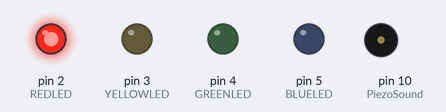
Simulated run of this sketch. Board: Arduino Uno, built with avr-gcc and run on an emulated ATmega328P. On the bench: output pins drawn as LEDs (lit = HIGH), buzzer (waves = sounding, pin HIGH). Random numbers use the default seed unless the sketch sets one; what the sketch prints to the serial monitor is not drawn. At 0.3 s the program stops and its outputs stay as they are.

Above: at 0.1 s.
Timing chart, 0 to 1.6 s (numbered marks = the images above):
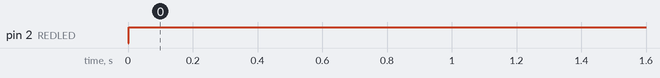

Measured:
- by itself, pin 2 (REDLED): LOW → HIGH at 0.00 s

The sketch:

Wild_West_C++.ino
```cpp
// (licence header left out)
/*
  [Name]: Arduino Wild West Game
  [About]: The code required to run the Wild West game. Please ensure the pins are in the correct place
  [Date]:
    -12/12/22
  [Logs]:
*/
//Libnaries
#include <IRremote.h>
#include <Wire.h>

//LED Needed - We place this as constant as it doesnt need to be changed
const int REDLED = 2;
const int YELLOWLED = 3;
const int GREENLED = 4;
const int BLUELED = 5;
const int TotalLEDHeld = 4; //Change this if you add more or less LED;

//IR Items
const int IRSEN1 = 6;
const int IRSEN2 = 7;
const int IRSEN3 = 8;
const int IRSEN4 = 9;
IRrecv REC1(IRSEN1);
IRrecv REC2(IRSEN2);
IRrecv REC3(IRSEN3);
IRrecv REC4(IRSEN4);
decode_results Results;

//Sounds
const int PiezoSound = 10;

//GameFunctions
int Target = 0;
bool Tracking = false;
bool Debug = false;
bool IsReload = false;
int Rounds = 0;
bool GameOver = false;

//Insight
char Title = "";
char Message = "";

void Insight(){
  //Not much is being done here. This would be to help make the terminal clean.
  if (not Debug){
    return;
  }
  Serial.println("[Insight]: "+Title + Message);
}

void Sound(){
  noTone(PiezoSound);
  if (IsReload == false){
    tone(PiezoSound,1000);
    delay(200);
    tone(PiezoSound,200);
    delay(200);
    noTone(PiezoSound);
  }
  else{
    for (int i = 2; i < 1000; i++){
      tone(PiezoSound,i);
      delay(1);
    }
  }
  //delay(200);
}

void TargetLED(){
  //Not much is needed here. We just need to pick a random pin to set value to high
  int RandomTarget = random(2,6);
  //Serial.print(RandomTarget);
  digitalWrite(RandomTarget,HIGH);
  Target = RandomTarget;
}

void TargetIR(){
  Serial.print(Target);
  //We are using a switch case function to check if target can be either 1,2,3 or 4
  if (Target == 1){
    if (REC1.decode(&Results)){
          //This is where you detect the shot
          //Serial.print(Results.value,HEX);
          digitalWrite(Target,LOW);
          REC1.resume();
          Tracking = true;
        }
  }
  else if (Target == 2){
    if (REC2.decode(&Results)){
          //This is where you detect the shot
          //Serial.print(Results.value,HEX);
          digitalWrite(Target,LOW);
          REC2.resume();
          Tracking = true;
        }
  }
  else if (Target == 3){
    if (REC3.decode(&Results)){
          //This is where you detect the shot
          //Serial.print(Results.value,HEX);
          digitalWrite(Target,LOW);
          REC3.resume();
          Tracking = true;
        }
  }
   else if (Target == 4){
   if (REC4.decode(&Results)){
          //This is where you detect the shot
          //Serial.print(Results.value,HEX);
          digitalWrite(Target,LOW);
          REC4.resume();
          Tracking = true;
        }
  }
  /*
  switch(Target){
    case 2:
      if (Tracking){
        if (REC1.decode(&Results)){
          //This is where you detect the shot
          //Serial.print(Results.value,HEX);
          digitalWrite(Target,LOW);
          REC1.resume();
          Tracking = true;
        }
      }
    case 3:
      if (not Tracking){
        if (REC2.decode(&Results)){
          //Serial.print(Results.value,HEX);
          //This is where you detect the shot
          digitalWrite(Target,LOW);
          REC2.resume();
          Tracking = true;
        }
      }

    case 4:
      if (not Tracking){
        if (REC3.decode(&Results)){
          //Serial.print(Results.value,HEX);
          //This is where you detect the shot
          digitalWrite(Target,LOW);
          REC3.resume();
          Tracking = true;
        }
      }

      case 5:
      if (not Tracking){
        //Serial.print(Results.value,HEX);
        if (REC4.decode(&Results)){
          //This is where you detect the shot
          digitalWrite(Target,LOW);
          REC4.resume();
          Tracking = true;
        }
      }
  }
  */
}

void Game(){
  while (Rounds < 20 || GameOver == false){
    if (Target == 0){
      TargetLED();
      TargetIR();
    };
  }
}

void setup() {
  Serial.begin(9600);
  randomSeed(analogRead(0));
  //LED - We need this to represent the target
  pinMode(REDLED,OUTPUT); //Red LED
  pinMode(YELLOWLED,OUTPUT); //Yellow LED
  pinMode(GREENLED,OUTPUT); //Green LED
  pinMode(BLUELED,OUTPUT); //Blue LED
  //Sounds - Might be annoying. We can change this within settings
  pinMode(PiezoSound,OUTPUT);
  //IR Sensors
  pinMode(IRSEN1,INPUT);
  pinMode(IRSEN2,INPUT);
  pinMode(IRSEN3,INPUT);
  pinMode(IRSEN4,INPUT);
}

void loop() {
  Game();
}
```
